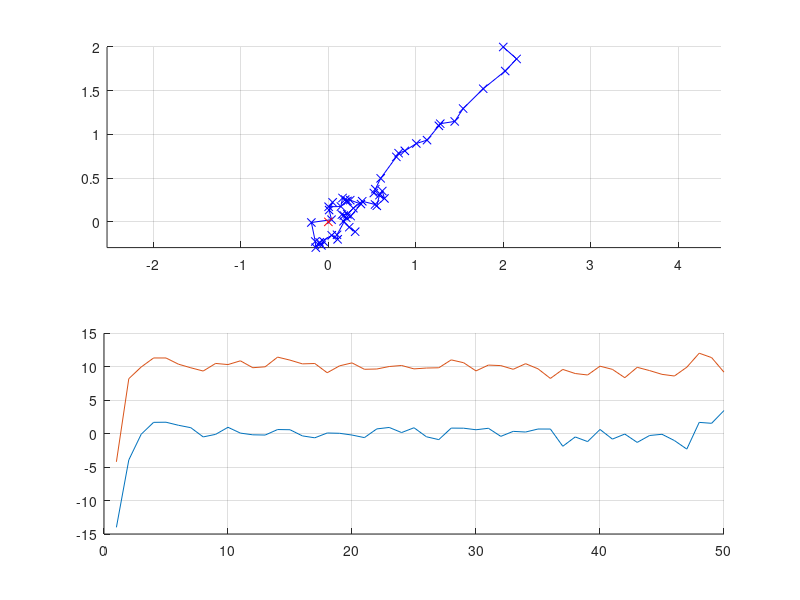

The MATLAB script that drew this image:
clear;clc;clf;
dt = 0.1; N = 50; gamma = 0.2;
lambda = 0.0001;
sigma = 1*diag([0.005, 0.002, 0.005, 0.001, 0]);
x0 = [2, 0, 2, 0, 9.8]';
A = [1 dt 0 0 0;
     0 1-dt*gamma 0 0 0;
     0 0 1 dt 0;
     0 0 0 1-dt*gamma -dt;
     0 0 0 0 1];
B = [0 0;dt 0;0 0;0 dt;0 0];
%Q_k = zeros(5,5);
Q_k = (1-lambda)*eye(5)/N;
Q_N = (1-lambda)*eye(5);
R_k = lambda*eye(2);

K = zeros(5,5,N+1); K(:,:,N+1) = Q_N;
L = zeros(2,5,N);
for k=N:-1:1
    temp = inv(B'*K(:,:,k+1)*B+R_k);
    L(:,:,k) = -temp*B'*K(:,:,k+1)*A;
    K(:,:,k) = A'*(K(:,:,k+1) - ...
       K(:,:,k+1)*B*temp*B'*K(:,:,k+1))*A+Q_k;
end

J0 = x0'*K(:,:,1)*x0;
for k=1:N
    J0 = J0 + trace(K(:,:,k)*sigma);
end

%% simulace
xs = zeros(5,N+1); xs(:,1) = x0;
us = zeros(2,N);
Cost = 0;
for k=1:N
    us(:,k) = L(:,:,k)*xs(:,k);
    Cost = Cost + xs(:,k)'*Q_k*xs(:,k) + ...
        us(:,k)'*R_k*us(:,k);
    xs(:,k+1) = A*xs(:,k) + B*us(:,k) + ...
        mvnrnd(zeros(5,1),sigma)';
end
Cost = Cost + xs(:,end)'*Q_N*xs(:,end)

subplot(2,1,1)
hold on; plot(xs(1,:),xs(3,:),'b-x');
plot(0,0,'rx')
axis equal; grid on;
subplot(2,1,2)
hold on;
plot(us(1,:)); plot(us(2,:)); grid on;